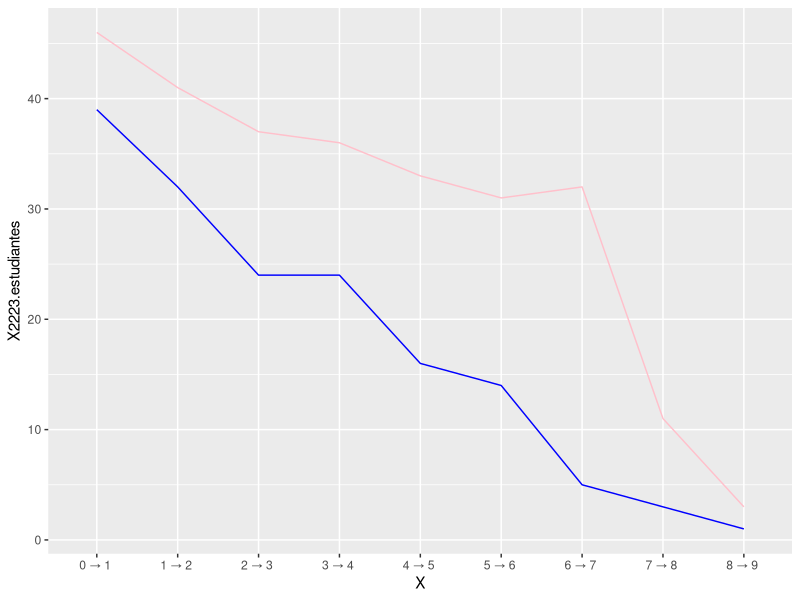
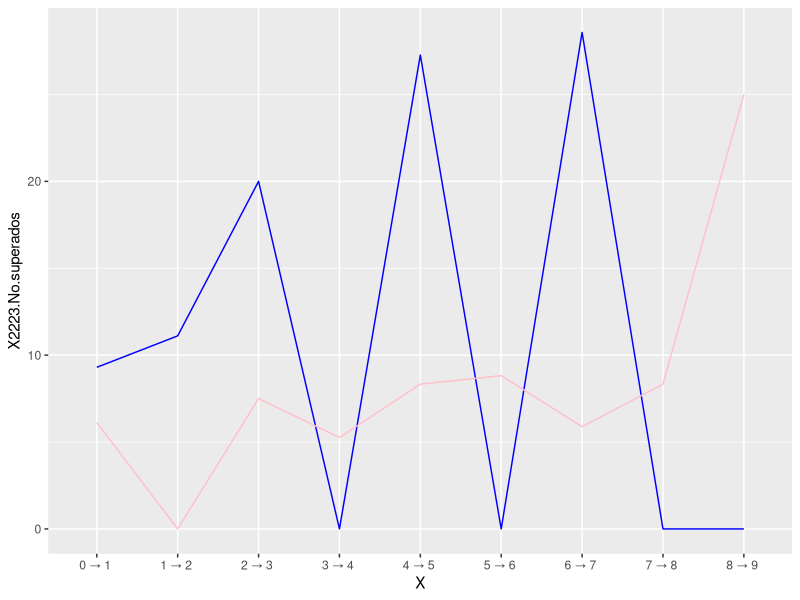
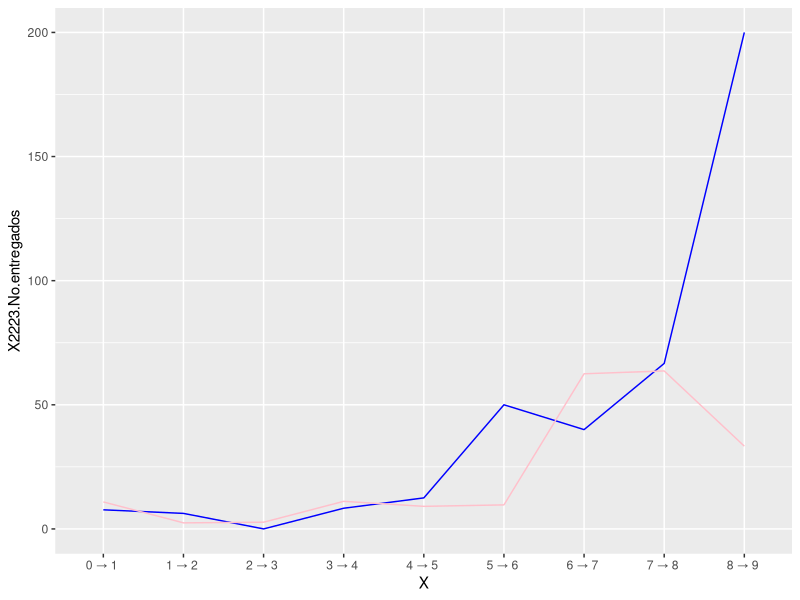

Here is the R script that generated these plots, in order:

library(ggplot2)
data <- read.csv("data-raw/drop-objetivos.csv")

ggplot(data,aes(x=X,y=X2223.estudiantes,group="2223"))+geom_line(colour='blue')+geom_line(data=data,aes(x=X,y=X2122.estudiantes,group="2122"),colour='pink')
ggplot(data,aes(x=X,y=X2223.No.superados,group="2223"))+geom_line(colour='blue')+geom_line(data=data,aes(x=X,y=X2122.No.superados,group="2122"),colour='pink')
ggplot(data,aes(x=X,y=X2223.No.entregados,group="2223"))+geom_line(colour='blue')+geom_line(data=data,aes(x=X,y=X2122.No.entregados,group="2122"),colour='pink')

